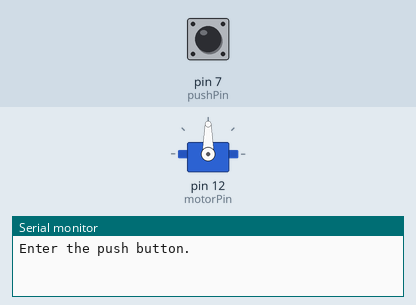
The sketch below on a simulated Arduino Uno, built with avr-gcc and run on an emulated ATmega328P. Parts: servo, the last lines printed to the serial monitor. The inputs (shaded band) are chosen by the test bench; at power-on: pin 7 (pushPin) LOW.

Above: at 1.2 s.
1.3 s: pin 7 (pushPin) pulled HIGH for 1 s
At 1.75 s:
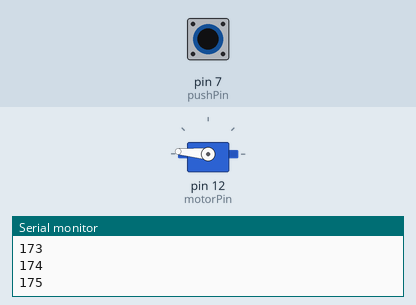
3.8 s: pin 7 (pushPin) pulled HIGH for 0.15 s
At 4.4 s:
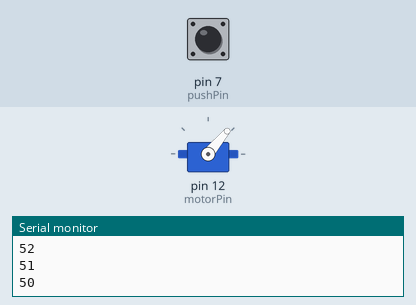
5.4 s: pin 7 (pushPin) pulled HIGH for 0.15 s
At 6.7 s:
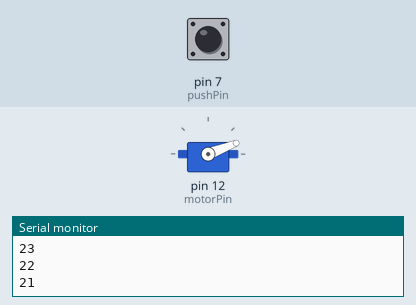
7.0 s: pin 7 (pushPin) pulled HIGH for 3.2 s
At 11.1 s:
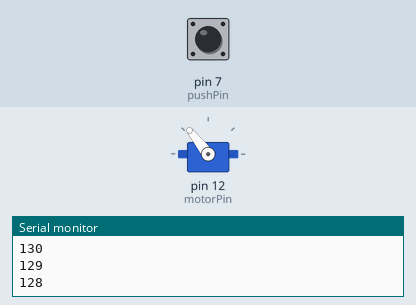
11.7 s: pin 7 (pushPin) pulled HIGH for 1 s
14.2 s: pin 7 (pushPin) pulled HIGH for 3.2 s
At 14.96 s:
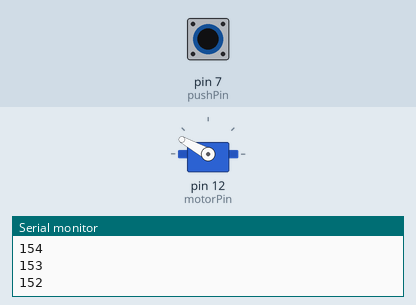
Timing chart, 0 to 18.9 s (numbered marks = the images above; inputs shaded):
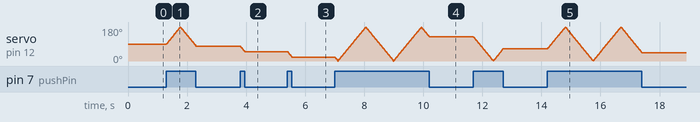

Measured:
- after the input at 1.3 s, servo on pin 12 (motorPin): rises from 90° to 179° in 0.46 s, then falls to 79° in 0.54 s
- after the input at 3.8 s, servo on pin 12 (motorPin): 79° → 50° at once
- after the input at 5.4 s, servo on pin 12 (motorPin): 50° → 21° at once

The sketch:

202211040_Bsh_servomoter_pushbutton.ino
```cpp
#include <Servo.h>
Servo myServo;      // 서보모터 객체를 생성하고 이름을 myServo로 설정
int motorPin = 12;  // 서보모터를 12번 핀에 연결
int pushPin = 7;    // 푸시 버튼을 7번 핀에 연결
int angle = 90;     // 초기에 샤프트는 중간에 위치
int state = 0;      // 회전방향 설정 (state 값 0 :  시계 방향 / 1 : 반시계 방향)
void setup() {
  myServo.attach(motorPin);                  // 서보 모터를 아두이노의 해당 핀에 연결
  pinMode(pushPin, INPUT);                      // 푸시 버튼이 연결된 핀을 입력 모드로 설정
  Serial.begin(9600);                        // 시리얼 모니터와 통신
  Serial.println("Enter the push button.");  // 시리얼 모니터에 문자열 출력
}

void loop() {
  if (digitalRead(pushPin)) {
    if (state == 0) {
      angle += 1;                   // 각도를 1도씩 증가
      if (angle >= 180) state = 1;  // 회전 방향을 반시계 방향으로 전환
      myServo.write(angle);         // angle 값을 서보에게 전달하여 기록
      delay(5);
      Serial.println(angle);  // 현재 각도를 시리얼 모니터에 표시
    } else {
      angle -= 1;
      if (angle <= 0) state = 0;  // 회전 방향을 시계 방향으로 전환
      myServo.write(angle);
      delay(5);
      Serial.println(angle);
    }
  }
}
```
